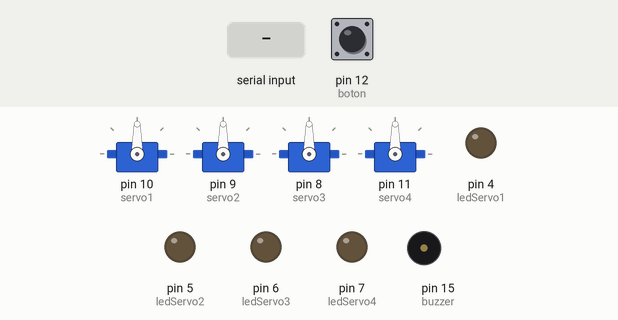
A sketch run on a simulated Arduino Uno, built with avr-gcc and run on an emulated ATmega328P. On the bench: 4 × servo, output pins drawn as LEDs (lit = HIGH), buzzer (waves = sounding, pin HIGH). The test bench sets the inputs (shaded band); at power-on: pin 12 (boton) LOW. EEPROM starts erased.

Above: at 1.2 s.
1.3 s: "1" received over Serial
At 1.46 s:
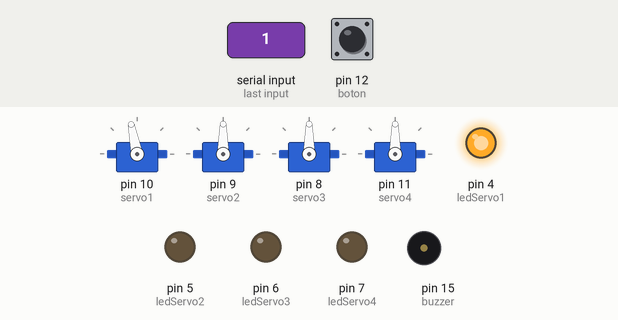
At 3.1 s:
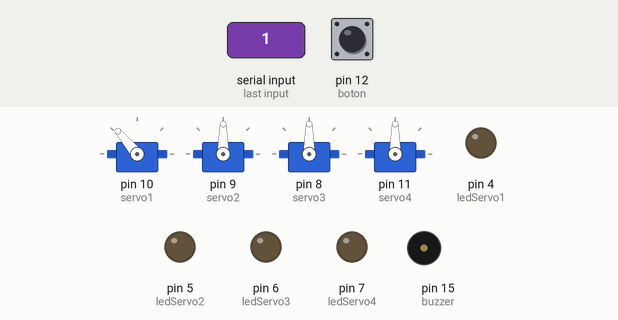
4.3 s: "2" received over Serial
7.3 s: "3" received over Serial
At 9.0 s:
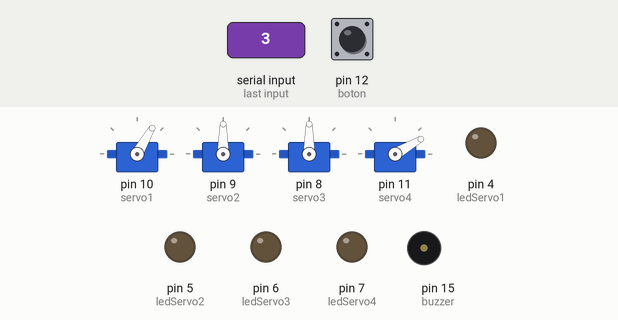
10.3 s: "4" received over Serial
13.3 s: "5" received over Serial
At 15.4 s:
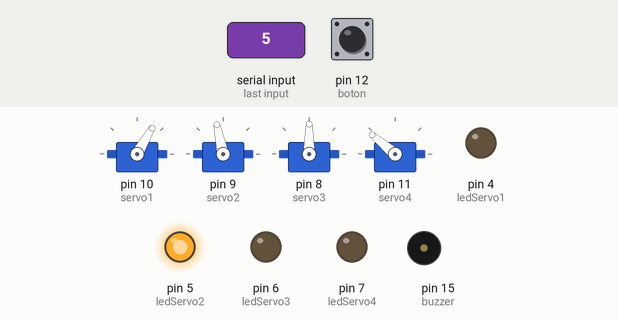
16.3 s: "6" received over Serial
Timing chart, 0 to 24.5 s (numbered marks = the images above; inputs shaded):
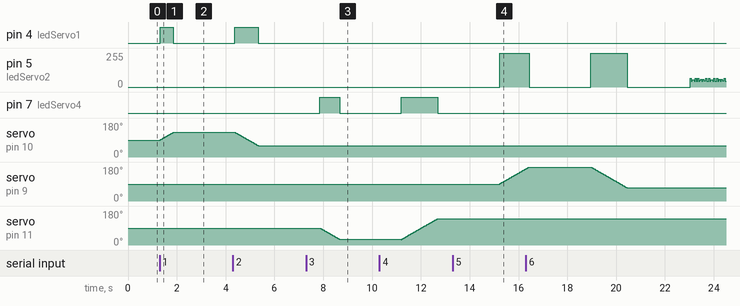

Measured:
- after the input at 1.3 s, pin 4 (ledServo1): LOW → HIGH at once, → LOW 0.54 s later; servo on pin 10 (servo1): moves from 90° to 130° over 0.54 s, starting at once
- after the input at 7.3 s, pin 4 (ledServo1): stops changing and stays LOW; pin 7 (ledServo4): LOW → HIGH after 0.56 s, → LOW 0.81 s later; servo on pin 11 (servo4): moves from 90° to 30° over 0.78 s, starting after 0.58 s
- after the input at 13.3 s, pin 5 (ledServo2): 0/255 → 255/255 after 1.9 s; pin 7 (ledServo4): stops changing and stays LOW; servo on pin 9 (servo2): moves from 90° to 170° over 1.1 s, starting after 1.9 s

The sketch:

BRAZO_ROBOTICO.ino
```cpp
#include <Wire.h>
#include <EEPROM.h>
#include <Servo.h>
Servo servo1;
Servo servo2;
Servo servo3;
Servo servo4;
int input;
int mServo1 = 90;
int mServo2 = 90;
int mServo3 = 90;
int mServo4 = 90;
int eepromEntrada;
int eepromAngulo;
int boton = 12;
int ledServo1 = 4;
int ledServo2 = 5;
int ledServo3 = 6;
int ledServo4 = 7;
int duracion = 250; //Duración del sonido
int fMin = 2000; //Frecuencia más baja que queremos emitir
int fMax = 4000; //Frecuencia más alta que queremos emitir
int i = 0;
int buzzer = 15;
int aut = 0;

void setup() {
  pinMode (boton, INPUT);
  input = 0;
  Serial.begin(9600);
  servo1.attach(10);
  servo2.attach(9);
  servo3.attach(8);
  servo4.attach(11);
  pinMode(ledServo1, OUTPUT);
  pinMode(ledServo2, OUTPUT);
  pinMode(ledServo3, OUTPUT);
  pinMode(ledServo4, OUTPUT);
  pinMode (buzzer, OUTPUT); //pin configurado como salida
}

void loop() {
  if (boton == 1) {

  }

  int estado  = digitalRead(boton);
  eepromEntrada = EEPROM.read(1);
  eepromAngulo = EEPROM.read(2);

  if (eepromAngulo != 0 && eepromAngulo != 180) {


    input = eepromEntrada;
    if (input == '0') {

    } else if (input == '1') {
      aut = 0;
      mServo1 = eepromAngulo;
      arriba(input);
    } else if (input == '2') {
      aut = 0;
      mServo1 = eepromAngulo;
      abajo(input);
    } else if (input == '3') {
      aut = 0;
      mServo4 = eepromAngulo;
      arriba(input);
    } else if (input == '4') {
      aut = 0;
      mServo4 = eepromAngulo;
      abajo(input);
    } else if (input == '5') {
      aut = 0;
      mServo2 = eepromAngulo;
      arriba(input);
    } else if (input == '6') {
      aut = 0;
      mServo2 = eepromAngulo;
      abajo(input);
    } else if (input == '7') {
      aut = 0;
      mServo3 = eepromAngulo;
      arriba(input);
    } else if (input == '8') {
      aut = 0;
      mServo3 = eepromAngulo;
      abajo(input);
    }
  }
  if (Serial.available() > 0) {
    input = Serial.read();
    if (input == '0') {

    } else if (input == '1') {
      aut = 0;
      arriba(input);
    } else if (input == '2') {
      aut = 0;
      abajo(input);
    } else if (input == '3') {
      aut = 0;
      arriba(input);
    } else if (input == '4') {
      aut = 0;
      abajo(input);
    } else if (input == '5') {
      aut = 0;
      arriba(input);
    } else if (input == '6') {
      aut = 0;
      abajo(input);
    } else if (input == '7') {
      aut = 0;
      arriba(input);

    } else if (input == '8') {
      aut = 0;
      abajo(input);
    }
    else if (input == '9') {
      servo1.write(90);
      servo2.write(90);
      servo3.write(90);
      servo4.write(90);
      digitalWrite(ledServo1, HIGH);
      digitalWrite(ledServo2, HIGH);
      digitalWrite(ledServo3, HIGH);
      digitalWrite(ledServo4, HIGH);
      delay(100);
      digitalWrite(ledServo1, LOW);
      digitalWrite(ledServo2, LOW);
      digitalWrite(ledServo3, LOW);
      digitalWrite(ledServo4, LOW);
      aut = 1;
      //automatico();
    }
    delay(2500);

  } else {

  }


}
void arriba(char entrada) {

  if (entrada == '1') {
    if (aut == 0) {
      for (; mServo1 <= 130; mServo1++) {
        servo1.write(mServo1);
        delay(10);
        digitalWrite(ledServo1, HIGH);
        EEPROM.write(1, entrada);
        EEPROM.write(2, mServo1);

        if (boton == 1) {

          quieto1(mServo1);
        }
      }
    } else if (aut == 0) {
      mServo1 += 10;
      if (mServo1 <= 130) {
        servo1.write(mServo1);

        digitalWrite(ledServo1, HIGH);

        input = 0;
      }

    }
    digitalWrite(ledServo1, LOW);
  }

  if (entrada == '3') {
    for (; mServo4 >= 30; mServo4--) {
      servo4.write(mServo4);
      delay(10);
      digitalWrite(ledServo4, HIGH);
      EEPROM.write(1, entrada);
      EEPROM.write(2, mServo4);
      if (boton == 1) {
        quieto4(mServo4);
      }
    }
    digitalWrite(ledServo4, LOW);
  }
  if (entrada == '5') {
       if (aut == 0) {
      for (; mServo2 <= 180; mServo2++) {
        servo2.write(mServo2);
        delay(10);
        digitalWrite(ledServo2, HIGH);
        EEPROM.write(1, entrada);
        EEPROM.write(2, mServo2);

        if (boton == 1) {

          quieto2(mServo2);
        }
      }
    } else if (aut == 0) {
      mServo2 += 10;
      if (mServo2 <= 180) {
        servo2.write(mServo2);
        digitalWrite(ledServo2, HIGH);
        input = 0;
      }

    }
    digitalWrite(ledServo2, LOW);
  }
  if (entrada == '7') {
    for (; mServo3 >= 90; mServo3--) {
      servo3.write(mServo3);
      delay(10);
      digitalWrite(ledServo3, HIGH);
      EEPROM.write(1, entrada);
      EEPROM.write(2, mServo3);
      if (boton == 1) {

        quieto3(mServo3);
      }
    }
  }
  digitalWrite(ledServo3, LOW);
}

void abajo(char entrada) {
  if (entrada == '2') {
      for (; mServo1 >= 60; mServo1--) {
      servo1.write(mServo1);
      delay(10);
      digitalWrite(ledServo1, HIGH);
      EEPROM.write(1, entrada);
      EEPROM.write(2, mServo1);
      if (boton == 1) {

        quieto1(mServo1);
      }
    }
    digitalWrite(ledServo1, LOW);
  }
  if (entrada == '4') {
    for (; mServo4 <= 140; mServo4++) {
      servo4.write(mServo4);
      delay(10);
      digitalWrite(ledServo4, HIGH);
      EEPROM.write(1, entrada);
      EEPROM.write(2, mServo4);
      if (boton == 1) {

        quieto4(mServo4);
      }
    }
    digitalWrite(ledServo4, LOW);
  }
  if (entrada == '6') {
    for (; mServo2 >= 70; mServo2--) {
      servo2.write(mServo2);
      delay(10);
      digitalWrite(ledServo2, HIGH);
      EEPROM.write(1, entrada);
      EEPROM.write(2, mServo2);
      if (boton == 1) {

        quieto2(mServo2);
      }
    }
    digitalWrite(ledServo2, LOW);
  }
  if (entrada == '8') {
    for (; mServo3 <= 180; mServo3++) {
      servo3.write(mServo3);
      delay(10);
      digitalWrite(ledServo3, HIGH);
      EEPROM.write(1, entrada);
      EEPROM.write(2, mServo3);
      if (boton == 1) {

        quieto3(mServo3);

      }
    }
  }
  digitalWrite(ledServo3, LOW);
}

void quieto1(int angulo) {

  servo1.write(angulo);
}
void quieto2(int angulo) {

  servo2.write(angulo);
}
void quieto3(int angulo) {

  servo3.write(angulo);
}
void quieto4(int angulo) {
  servo4.write(angulo);
}


void automatico() {
  abajo('4');//izquierda
  delay(2000);
  abajo('2');//abajo hombro
  delay(2000);
  abajo('6');//abajo codo
  delay(2000);
  arriba('7');//abrir pinza
  delay(2000);
  abajo('8');//cierra pinza
  delay(2000);
  arriba('1');//arriba hombro
  delay(2000);
  arriba('5');//arriba codo
  delay(2000);
  arriba('3');//derecha
  delay(2000);
  abajo('2');//abajo hombro
  delay(2000);
  abajo('6');//abajo codo
  delay(2000);
  arriba('7');//abrir pinza
  delay(2000);
  abajo('8');//cierra pinza
  delay(2000);
  arriba('1');//arriba hombro
  delay(2000);
  arriba('5');//arriba codo
input = 9;
}
```
